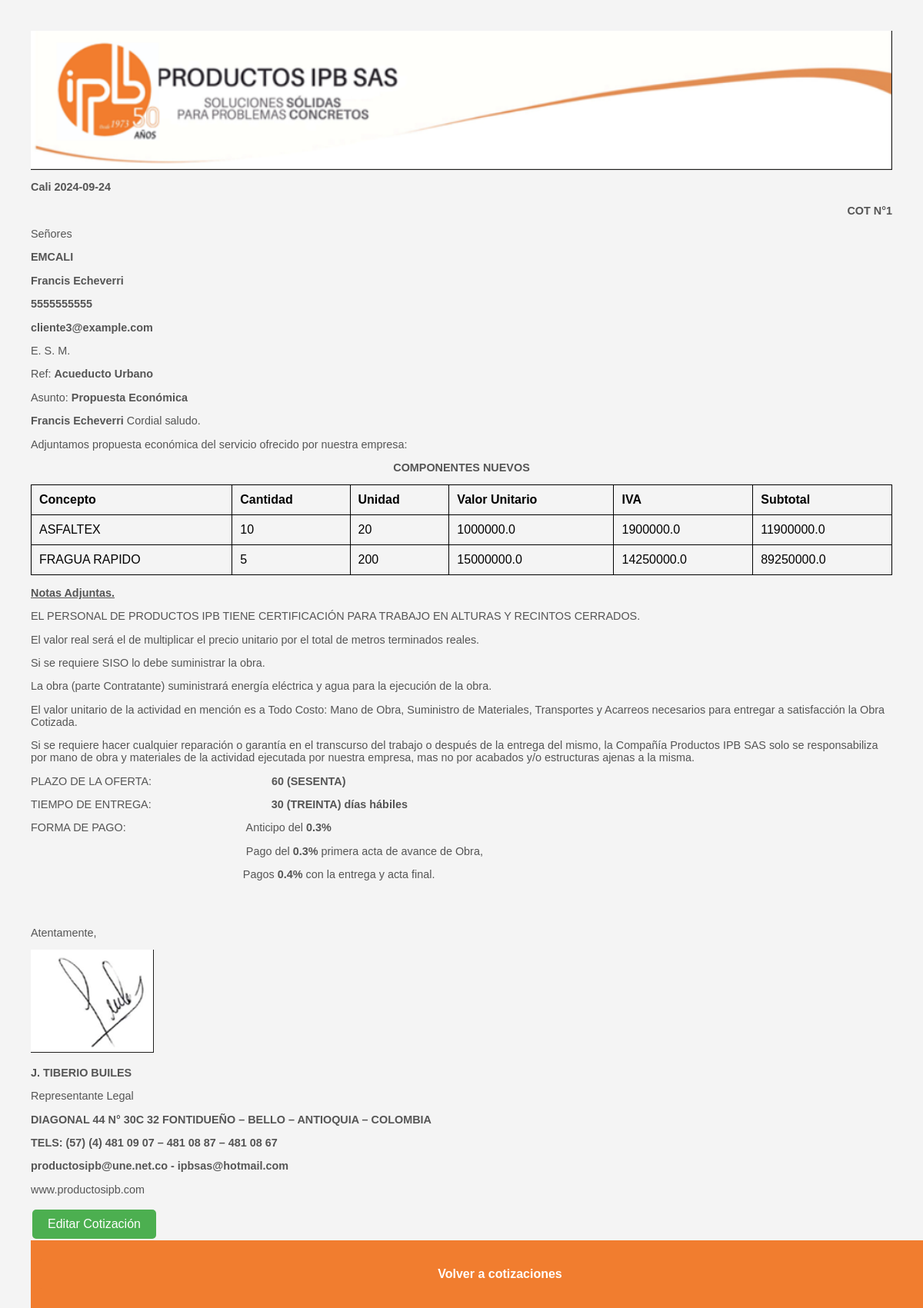
Page /cotizacion/3 on the committed database.
### app.py (models this page shows, shortened)
class Cotizacion(db.Model):
    id = db.Column(db.Integer, primary_key=True)
    fecha = db.Column(db.Date, default=lambda: datetime.now(pytz.timezone('America/Bogota')).date())
    ciudad = db.Column(db.String(100), nullable=False)
    empresa = db.Column(db.String(100), nullable=False)
    proyecto = db.Column(db.String(100), nullable=False)
    plazo = db.Column(db.String(100), nullable=False)
    entrega = db.Column(db.String(100), nullable=False)
    anticipo = db.Column(db.Integer, nullable=False)
    p_acta = db.Column(db.Integer, nullable=False)
    f_acta = db.Column(db.Integer, nullable=False)
    consecutivo = db.Column(db.Integer, nullable=False)
    version_padre_id = db.Column(db.Integer, db.ForeignKey('cotizacion.id'), nullable=True)
    versiones = db.relationship('Cotizacion', backref=db.backref('version_padre', remote_side=[id]), lazy=True)
    productos_detalle = db.relationship('CotizacionProducto', backref='cotizacion', lazy=True)
    cliente_id = db.Column(db.Integer, db.ForeignKey('cliente.id'), nullable=False)
    cliente = db.relationship('Cliente', backref=db.backref('cotizaciones', lazy=True))
    servicio = db.Column(db.String(1000), nullable=False, default="v")

class Cliente(db.Model):
    id = db.Column(db.Integer, primary_key=True)
    nombre = db.Column(db.String(100), nullable=False)
    celular = db.Column(db.Integer, nullable=False)
    email = db.Column(db.String(100), nullable=False)
    """
    cotizacion_id = db.Column(db.Integer, db.ForeignKey('cotizacion.id'))
    cotizaciones = db.relationship('Cotizacion', back_populates='clienten', order_by='Cotizacion.id')
    """

class CotizacionProducto(db.Model):
    id = db.Column(db.Integer, primary_key=True)
    cotizacion_id = db.Column(db.Integer, db.ForeignKey('cotizacion.id'), nullable=False)
    producto_id = db.Column(db.Integer, db.ForeignKey('producto.id'), nullable=False)
    cantidad = db.Column(db.Integer, nullable=False)
    tamano = db.Column(db.Integer, nullable=False)
    producto = db.relationship('Producto', backref=db.backref('cotizacion_producto', lazy=True))

class Producto(db.Model):
    id = db.Column(db.Integer, primary_key=True)
    nombre = db.Column(db.String(100), nullable=False)
    precio = db.Column(db.Float, nullable=False)

### app.py (the view)
@app.route('/cotizacion/<int:id>')
def ver_cotizacion(id):
    cotizacion = Cotizacion.query.get_or_404(id)
    return render_template('ver_cotizacion.html', cotizacion=cotizacion)

### templates/ver_cotizacion.html (shortened to what this page needs)
<!DOCTYPE html>
<html lang="en">
<head>
    <link rel="stylesheet" href="static/styles.css">
</head>
<body>
<div class="header">
    <img src="static/encabezado.png" alt="Encabezado" />
</div>
<div class="content">
    <p><strong>{{ cotizacion.ciudad }} {{ cotizacion.fecha }}</strong></p>
    <p style="text-align: right;"><strong>COT N&deg;{{ cotizacion.consecutivo }}</strong></p>
    <p>Se&ntilde;ores</p>
    <p><strong>{{ cotizacion.empresa }}</strong></p>
    <p><strong>{{ cotizacion.cliente.nombre }}</strong></p>
    <p><strong>{{ cotizacion.cliente.celular }}</strong></p>
    <p><strong>{{ cotizacion.cliente.email }}</strong></p>
    <p>E. S. M.</p>
    <p>Ref: <strong>{{ cotizacion.proyecto }}</strong></p>
    <p>Asunto: <strong>Propuesta Econ&oacute;mica</strong></p>
    <p><strong>{{ cotizacion.cliente.nombre }}</strong> Cordial saludo.</p>
    <p>Adjuntamos propuesta econ&oacute;mica del servicio ofrecido por nuestra empresa:</p>
    <p style="text-align: center;"><strong>COMPONENTES NUEVOS</strong></p>
    <table>
        {% if cotizacion.servicio != "v" %}
            <tbody>
                <tr>
                    <td colspan="6">{{ cotizacion.servicio }}</td>
                </tr>
            </tbody>
        {% else %}
            <thead>
                <tr>
                    <th>Concepto</th>
                    <th>Cantidad</th>
                    <th>Unidad</th>
                    <th>Valor Unitario</th>
                    <th>IVA</th>
                    <th>Subtotal</th>
                </tr>
            </thead>
            <tbody>
                {% for detalle in cotizacion.productos_detalle %}
                    <tr>
                        <td>{{ detalle.producto.nombre }}</td>
                        <td>{{ detalle.cantidad }}</td>
                        <td>{{ detalle.tamano }}</td>
                        <td>{{ (detalle.producto.precio * detalle.tamano) | round(2) }}</td>
                        <td>{{ (detalle.producto.precio * detalle.cantidad * detalle.tamano * 0.19) | round(2) }}</td>
                        <td>{{ (detalle.producto.precio * detalle.cantidad * detalle.tamano * 1.19) | round(2) }}</td>
                    </tr>
                {% endfor %}
            </tbody>
        {% endif %}
    </table>
    <p style="text-align: left;"><span style="text-decoration: underline;"><strong>Notas Adjuntas.</strong></span></p>
    <p>EL PERSONAL DE PRODUCTOS IPB TIENE CERTIFICACI&Oacute;N PARA TRABAJO EN ALTURAS Y RECINTOS CERRADOS.</p>
    <p>El valor real ser&aacute; el de multiplicar el precio unitario por el total de metros terminados reales.</p>
    <p>Si se requiere SISO lo debe suministrar la obra.</p>
    <p>La obra (parte Contratante) suministrar&aacute; energ&iacute;a el&eacute;ctrica y agua para la ejecuci&oacute;n de la obra.</p>
    <p>El valor unitario de la actividad en menci&oacute;n es a Todo Costo: Mano de Obra, Suministro de Materiales, Transportes y Acarreos necesarios para entregar a satisfacci&oacute;n la Obra Cotizada.</p>
    <p>Si se requiere hacer cualquier reparaci&oacute;n o garant&iacute;a en el transcurso del trabajo o despu&eacute;s de la entrega del mismo, la Compa&ntilde;&iacute;a Productos IPB SAS solo se responsabiliza por mano de obra y materiales de la actividad ejecutada por nuestra empresa, mas no por acabados y/o estructuras ajenas a la misma.</p>
    <p>PLAZO DE LA OFERTA:&nbsp; &nbsp; &nbsp; &nbsp; &nbsp; &nbsp; &nbsp; &nbsp; &nbsp; &nbsp; &nbsp; &nbsp; &nbsp; &nbsp; &nbsp; &nbsp; &nbsp; &nbsp; &nbsp; &nbsp;<strong>{{ cotizacion.plazo }}</strong></p>
    <p>TIEMPO DE ENTREGA:&nbsp; &nbsp; &nbsp; &nbsp; &nbsp; &nbsp; &nbsp; &nbsp; &nbsp; &nbsp; &nbsp; &nbsp; &nbsp; &nbsp; &nbsp; &nbsp; &nbsp; &nbsp; &nbsp; &nbsp;<strong>{{ cotizacion.entrega }} días hábiles</strong></p>
    <p>FORMA DE PAGO:&nbsp; &nbsp; &nbsp; &nbsp; &nbsp; &nbsp; &nbsp; &nbsp; &nbsp; &nbsp; &nbsp; &nbsp; &nbsp; &nbsp; &nbsp; &nbsp; &nbsp; &nbsp; &nbsp; &nbsp;Anticipo del <strong>{{ cotizacion.anticipo }}%</strong></p>
    <p>&nbsp; &nbsp; &nbsp; &nbsp; &nbsp; &nbsp; &nbsp;&nbsp; &nbsp; &nbsp; &nbsp; &nbsp; &nbsp; &nbsp;&nbsp; &nbsp; &nbsp; &nbsp; &nbsp; &nbsp; &nbsp;&nbsp; &nbsp; &nbsp;  &nbsp; &nbsp; &nbsp; &nbsp; &nbsp; &nbsp; &nbsp; &nbsp; &nbsp; &nbsp; &nbsp; &nbsp; &nbsp;Pago del <strong>{{ cotizacion.p_acta }}%</strong> primera acta de avance de Obra,</p>
    <p>&nbsp; &nbsp; &nbsp; &nbsp; &nbsp; &nbsp; &nbsp;&nbsp; &nbsp; &nbsp; &nbsp; &nbsp; &nbsp; &nbsp;&nbsp; &nbsp; &nbsp; &nbsp; &nbsp; &nbsp; &nbsp; &nbsp; &nbsp;  &nbsp; &nbsp; &nbsp; &nbsp; &nbsp; &nbsp; &nbsp; &nbsp; &nbsp; &nbsp; &nbsp; &nbsp; &nbsp;Pagos <strong>{{ cotizacion.f_acta }}%</strong> con la entrega y acta final.</p>
</div>
<div class="signature">
    <p>Atentamente,</p>
    <p><span style="text-decoration: underline;"><img src="static/firma.png" alt="Firma" /></span></p>
    <p><strong>J. TIBERIO BUILES</strong></p>
    <p>Representante Legal</p>
</div>
<div class="footer">
    <p><strong>DIAGONAL 44 N&deg; 30C 32 FONTIDUE&Ntilde;O &ndash; BELLO &ndash; ANTIOQUIA &ndash; COLOMBIA</strong></p>
    <p><strong>TELS: (57) (4) 481 09 07 &ndash; 481 08 87 &ndash; 481 08 67</strong></p>
    <p><strong>productosipb@une.net.co - ipbsas@hotmail.com</strong></p>
    <p>www.productosipb.com</p>
</div>
<form action="{{ url_for('modificar_cotizacion', id=cotizacion.id) }}" method="POST">
    <button type="submit">Editar Cotización</button>
</form>
<button onclick="exportToPDF()">Exportar a PDF</button>
<button onclick="exportToExcel()">Exportar a Excel</button>
<button onclick="exportToPNG()">Exportar a PNG</button>
<footer>
    <a href="{{ url_for('listar_cotizaciones') }}" class="btn">Volver a cotizaciones</a>
</footer>
</body>
</html>

### static/styles.css (style rules this page uses)
body { font-family: 'Open Sans', Arial, sans-serif; margin: 0; padding: 0; box-sizing: border-box; background-color: #f4f4f4; }
p { font-size: 0.9rem; color: #555; }
.btn { display: block; margin: 15px 0; padding: 10px 15px; background-color: #f17d2f; color: white; border-radius: 5px; text-decoration: none; font-weight: 600; transition: background-color 0.3s ease; text-align: center; }
footer { background-color: #f17d2f; color: white; padding: 10px; text-align: center; position: fixed; width: 100%; bottom: 0; }

### templates/ver_cotizacion.html (style rules this page uses)
body { font-family: Arial, sans-serif; margin: 40px; }
.header { width: 100%; margin: 0; padding: 0; }
.header img { width: 100%; height: auto; display: block; }
.content { margin-bottom: 40px; }
.signature { text-align: left; margin-top: 60px; }
table { width: 100%; border-collapse: collapse; }
table, th, td { border: 1px solid black; }
th, td { padding: 10px; text-align: left; }
button { background-color: #4CAF50; border: none; color: white; padding: 10px 20px; text-align: center; text-decoration: none; display: inline-block; font-size: 16px; margin: 4px 2px; cursor: pointer; border-radius: 5px; transition: background-color 0.3s ease; }
footer { background-color: #f17d2f; color: white; padding: 10px; text-align: center; position: fixed; width: 100%; bottom: 0; }

### rows in the picture
Cotizacion: ciudad "Cali", fecha "2024-09-24", consecutivo "1", empresa "EMCALI", proyecto "Acueducto Urbano", plazo "60 (SESENTA)", entrega "30 (TREINTA)", anticipo "0.3", p_acta "0.3", f_acta "0.4"
Cliente: cliente.nombre "Francis Echeverri", cliente.celular "5555555555", cliente.email "cliente3@example.com"
CotizacionProducto: producto.nombre "ASFALTEX", cantidad "10", tamano "20"
Producto: (detalle.producto.precio*detalle.tamano)|round(2) "1000000.0", precio.tamano "1900000.0", precio.tamano "11900000.0"
CotizacionProducto: producto.nombre "FRAGUA RAPIDO", cantidad "5", tamano "200"
Producto: (detalle.producto.precio*detalle.tamano)|round(2) "15000000.0", precio.tamano "14250000.0", precio.tamano "89250000.0"
